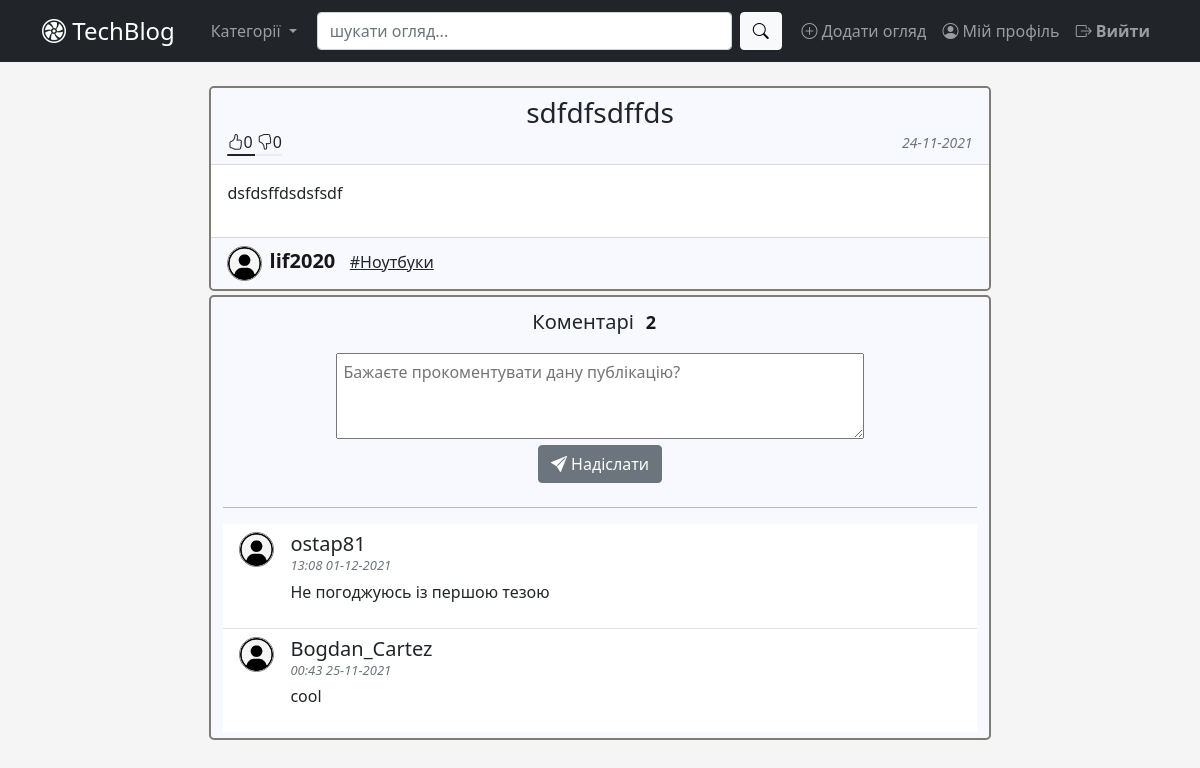
/post/5 (signed in), run on an earlier commit of the app's database.
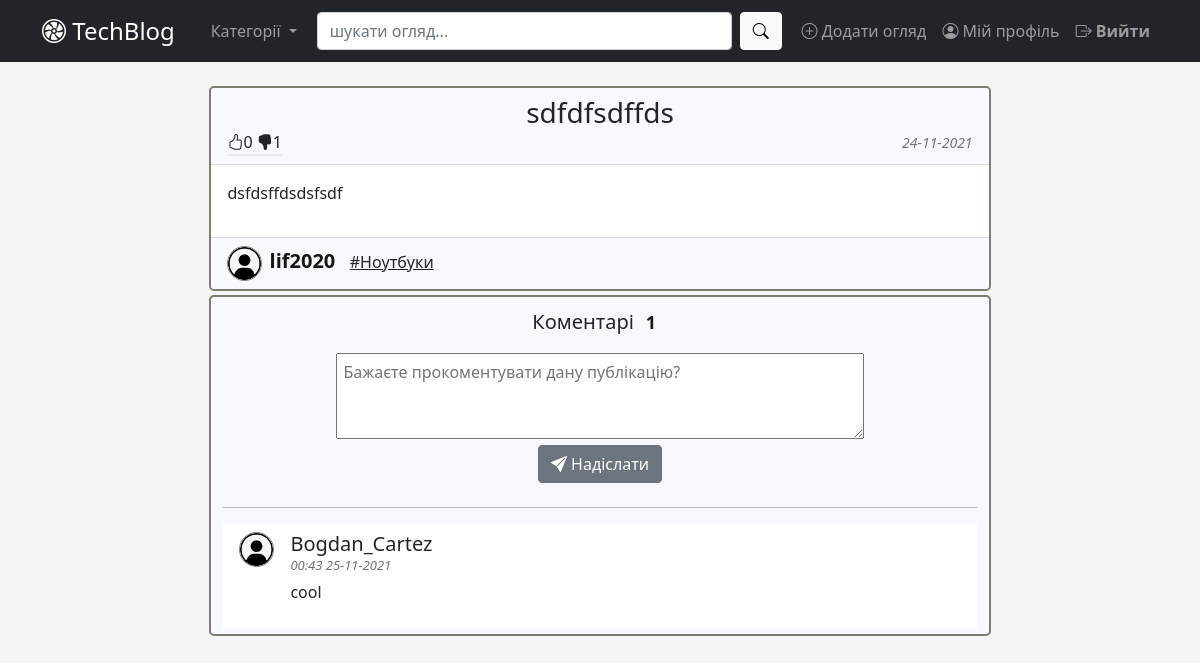
And on a later commit of the database.
### app/blog/models.py (models this page shows, shortened)
class Comment(db.Model):  # type: ignore
    id = db.Column(db.Integer, primary_key=True)  # type: ignore
    user_id = db.Column(db.Integer, db.ForeignKey('user.id'))  # type: ignore
    post_id = db.Column(db.Integer, db.ForeignKey('post.id'))  # type: ignore
    text = db.Column(db.String(500), nullable=False)  # type: ignore
    created_at = db.Column(db.DateTime, default=datetime.now)  # type: ignore

### app/user/models.py (models this page shows, shortened)
class User(db.Model, UserMixin):  # type: ignore
    id = db.Column(db.Integer, primary_key=True)  # type: ignore
    username = db.Column(db.String(30), unique=True, nullable=False)
    email = db.Column(db.String(50), unique=True, nullable=False)
    password = db.Column(db.String(30), nullable=False)
    picture = db.Column(db.String(20), nullable=False,
                        server_default='default.jpg')  # type: ignore
    comment = db.relationship('Comment', backref='user_br', lazy=True)
    like = db.relationship('Like', backref='user_br', lazy=True)
    posts = db.relationship('Post', backref='user_br', lazy=True)
    def get_rate_status(self, post):
        if not self.is_rated_post(post):
            return None
        else:
            rate = Like.query.filter(
                Like.user_id == self.id,
                Like.post_id == post.id).first().status
            return rate
    def is_rated_post(self, post):
        return Like.query.filter(
            Like.user_id == self.id,
            Like.post_id == post.id).count() > 0

### app/blog/views.py (the view, shortened to what this page needs)
@blog_bp.route('/post/<int:post_id>', methods=["GET", "POST"])
def post_view(post_id):
    form = FormComment()
    post = Post.query.get_or_404(post_id)
    comments = Comment.query.filter_by(post_id=post_id) \
        .order_by(Comment.created_at.desc())
    return render_template('post_view.html', post=post, form=form,
                           comments=comments)

### app/blog/forms.py
class FormComment(FlaskForm):
    comment = TextAreaField(
        'Коментар',
        render_kw={'cols': 40, 'rows': 3},
        validators=[Length(min=3, max=500,
                           message='Коментар повинен бути довжиною '
                                   'від 5 до 100 симолів!'),
                    DataRequired(message='Коментар не може бути пустим!')]
    )
    submit = SubmitField('Опублікувати')

### app/blog/models.py (called while the page is built)
    def total_comments(self):
        return Comment.query.filter(Comment.post_id == self.id).count()

    def total_likes(self):
        return Like.query.filter(
            Like.post_id == self.id,
            Like.status == True).count()

    def total_dislikes(self):
        return Like.query.filter(
            Like.post_id == self.id,
            Like.status == False).count()

    def get_like_percentage(self):
        num_of_rates = self.total_likes() + self.total_dislikes()
        if num_of_rates == 0:
            return 50
        else:
            return int(self.total_likes() / num_of_rates * 100)

### app/user/models.py (called while the page is built)
@login_manager.user_loader
def load_user(user_id):
    return User.query.get(int(user_id))

### app/blog/templates/blog/post_view.html (shortened to what this page needs)
{% extends "base.html" %}
{% block main %}
  <div class="card mb-1 post-section">
    <div class="card-header light-silver-bg">
      <h3 class="text-center mb-0">{{post.title}}</h3>
        <div class="align-left">
          <a href="{{ url_for('blog_bp_in.rate_action', post_id=post.id, action='like') }}" id='like-btn' class="bi" data-toggle="tooltip">{{post.total_likes()}}</a>
          <a href="{{ url_for('blog_bp_in.rate_action', post_id=post.id, action='dislike') }}" id='dislike-btn' class="bi" data-toggle="tooltip">{{post.total_dislikes()}}</a>
          <div class="progress" style="height: 2px;">
            <div id='likes-percentage' class="progress-bar" role="progressbar" style="background-color:#212529;" aria-valuenow="25" aria-valuemin="0" aria-valuemax="100"></div>
          </div>
        </div>
      <div class="align-right mb-0">
        <small class="text-muted fst-italic">{{post.created_at.strftime('%d-%m-%Y')}}</small>
      </div>
    </div>
    <div class="card-body text-dark ">
      <div class="card-text text-break">{{post.content|safe}}</div>
    </div>
    <div class="card-footer light-silver-bg">
      <img src="{{url_for('static',filename='profile_pictures/' + post.user_br.picture)}}" class="rounded-circle post-author-img" alt="author-image">
      <a class="post-author-name" href="{{url_for('blog_bp_in.user_posts', user_id=post.user_br.id)}}"> <b>{{post.user_br.username}}</b></a>&nbsp;&nbsp;
      <a href="#" class="link-dark">#{{ post.category_br.name }}</a>
    </div>
  </div>
  <div id="comment-section" class="form-control" style="background-color: #f8f8ff;">
    <h5 class="p-1" align="center">Коментарі<span class="badge badge-style rounded-pill">{{post.total_comments()}}</span></h5>
    {% if current_user.is_authenticated %}
      <form method="post" action="{{ url_for('blog_bp_in.post_view', post_id=post.id, next=request.args.get('next')) }}" enctype="multipart/form-data" class="pt-1 pb-2" align="center">
        {{form.comment(style="width:70%; padding: 6px;", placeholder="Бажаєте прокоментувати дану публікацію?") }} <br>
        <button type="submit" class="btn btn-secondary float-right bi bi-send-fill"> Надіслати</button>
      </form>
    {% else %}
      <div class="alert alert-info" role="alert" align="center">
        Авторизуйтесь, щоб мати можливість залишати коментарі.
      </div>
    {% endif %}
    <hr class="wide-hr">
    <div id="comment-list" class="overflow-auto">
      <ul class="list-group list-group-flush">
        {%for comment in comments%}
          <li class="list-group-item d-flex">
            <img src="{{url_for('static',filename='profile_pictures/' + comment.user_br.picture)}}" class="rounded-circle comment-author-img " alt="author-image">
            <div class="ms-3">
              <h5 style="display: block; margin-bottom: 0em;">{{comment.user_br.username}}</h5>
              <small id="comment-date" class="text-muted fst-italic" style="display: block;">{{comment.created_at.strftime('%H:%M %d-%m-%Y')}}</small>
                <p class="pt-1">{{comment.text}}</p>
            </div>
          </li>
        {% endfor %}
      </ul>
    </div>
  </div>
{% endblock main %}

What changed in the data, as far as the page shows it:
removed Comment: picture (placeholder picture), user_br.username "ostap81", created_at "13:08 01-12-2021", text "Не погоджуюсь із першою тезою"
Also different on the page:
{{ post.total_dislikes() }}: "0" → "1"
{{ post.total_comments() }}: "2" → "1"
